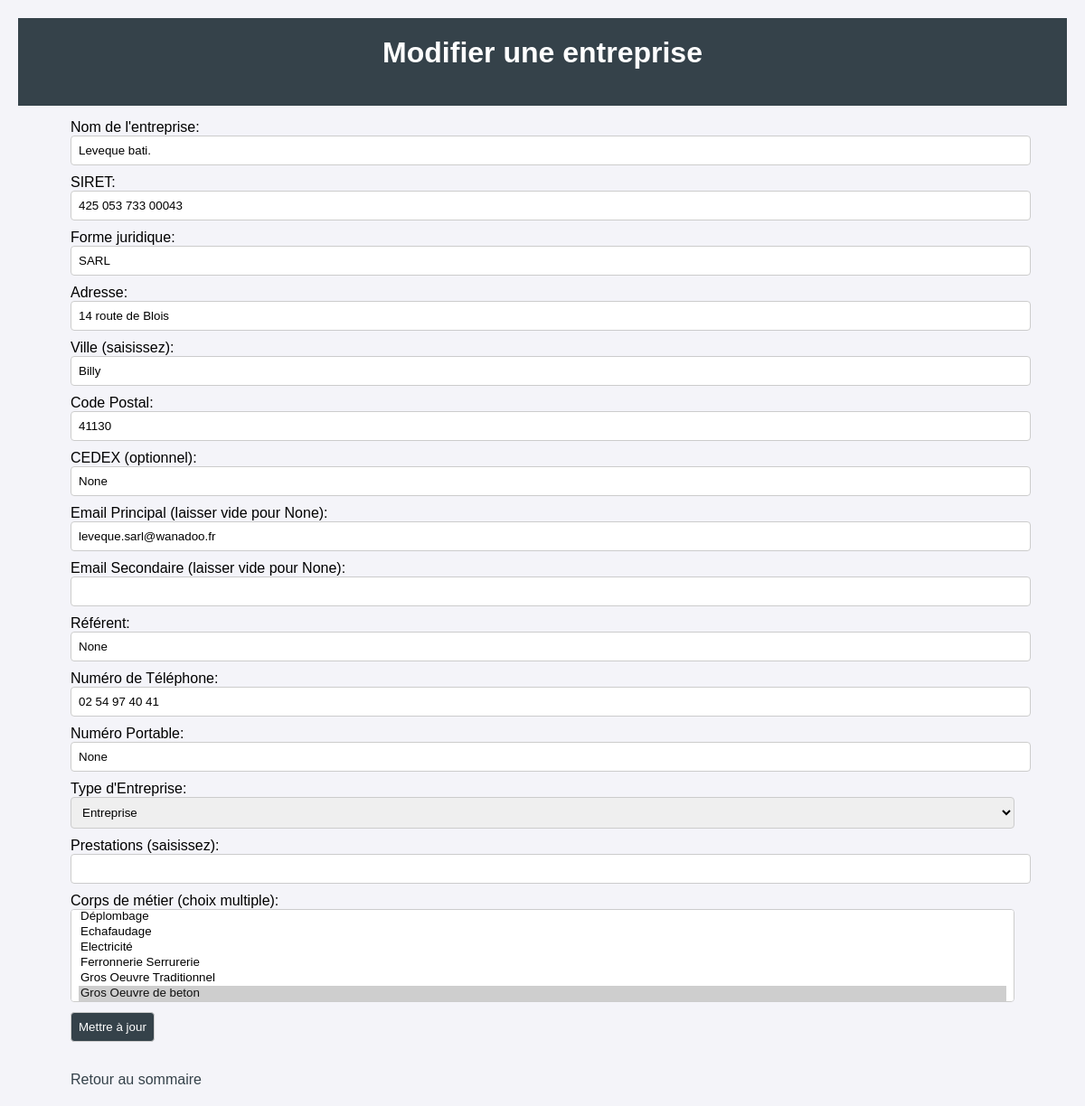
The app's page /entreprise/edit/12 with its own data.
### tables this page shows
CREATE TABLE entreprise (
    id_entreprise INTEGER PRIMARY KEY AUTOINCREMENT,
    nom_entreprise TEXT NOT NULL,
    siret TEXT NOT NULL UNIQUE,
    adresse TEXT NOT NULL,  -- Regroupe rue + numéro
    id_ville INTEGER NOT NULL,  -- L’entreprise est rattachée à une ville
    id_cp INTEGER,  -- Le code postal de référence (optionnel si CEDEX utilisé)
    id_cedex INTEGER,  -- Si l'entreprise est en CEDEX
    email_principal TEXT UNIQUE,
    email_secondaire TEXT,
    referent TEXT,
    numero_telephone TEXT,
    numero_portable TEXT,
    id_type_entreprise INTEGER NOT NULL,
    prestations TEXT, forme_juridique VARCHAR(50),
    FOREIGN KEY (id_ville) REFERENCES villes(id_ville) ON DELETE CASCADE,
    FOREIGN KEY (id_cp) REFERENCES code_postal(id_cp) ON DELETE CASCADE,
    FOREIGN KEY (id_cedex) REFERENCES cedex(id_cedex) ON DELETE CASCADE,
    FOREIGN KEY (id_type_entreprise) REFERENCES type_entreprise(id_type_entreprise) ON DELETE CASCADE
);

CREATE TABLE villes (
    id_ville INTEGER PRIMARY KEY AUTOINCREMENT,
    nom_ville TEXT NOT NULL
);

CREATE TABLE code_postal (
    id_cp INTEGER PRIMARY KEY AUTOINCREMENT,
    code_postal TEXT NOT NULL UNIQUE
);

CREATE TABLE type_entreprise (
    id_type_entreprise INTEGER PRIMARY KEY AUTOINCREMENT,
    nom_type_entreprise TEXT UNIQUE NOT NULL
);

### routes/entreprise.py (the view, shortened to what this page needs)
@entreprise.route('/edit/<int:enterprise_id>', methods=['GET', 'POST'])
def edit_enterprise(enterprise_id):
    enterprise = get_enterprise(enterprise_id)
    if not enterprise:
        flash("Entreprise non trouvée!")
        return redirect(url_for('main.index'))
    conn = get_db()
    cursor = conn.cursor()
    try:
        cursor.execute("SELECT nom_ville FROM villes WHERE id_ville = ?", (enterprise['id_ville'],))
        ville_row = cursor.fetchone()
        if ville_row:
            ville_nom = ville_row['nom_ville']
        else:
            ville_nom = ""
        cursor.execute("SELECT code_postal FROM code_postal WHERE id_cp = ?", (enterprise['id_cp'],))
        cp_row = cursor.fetchone()
        if cp_row:
            code_postal = cp_row['code_postal']
        else:
            code_postal = ""
    finally:
        close_db(conn)
    current_cm = get_enterprise_corps_metiers(enterprise_id)
    villes = get_villes()
    types = get_types_entreprise()
    corps_metiers = get_corps_metiers()
    prestations_list = get_prestations()
    return render_template('edit_enterprise.html',
                          enterprise=enterprise,
                          villes=villes,
                          types=types,
                          corps_metiers=corps_metiers,
                          prestations_list=prestations_list,
                          current_cm=current_cm,
                          ville_nom=ville_nom,
                          code_postal=code_postal)

### database.py (called while the page is built)
def get_db():
    conn = sqlite3.connect(DATABASE)
    conn.row_factory = sqlite3.Row  # Pour accéder aux colonnes par nom
    return conn

### models/entreprise.py (called while the page is built)
def get_types_entreprise():
    conn = get_db()
    cursor = conn.cursor()
    try:
        cursor.execute("SELECT id_type_entreprise, nom_type_entreprise FROM type_entreprise ORDER BY nom_type_entreprise")
        return cursor.fetchall()
    finally:
        close_db(conn)

def get_corps_metiers():
    conn = get_db()
    cursor = conn.cursor()
    try:
        cursor.execute("SELECT id_corps_metier, nom_corps_metier FROM corps_metier ORDER BY nom_corps_metier")
        return cursor.fetchall()
    finally:
        close_db(conn)

def get_villes():
    conn = get_db()
    cursor = conn.cursor()
    try:
        cursor.execute("SELECT DISTINCT nom_ville FROM villes ORDER BY nom_ville")
        return [row["nom_ville"] for row in cursor.fetchall()]
    finally:
        close_db(conn)

def get_prestations():
    conn = get_db()
    cursor = conn.cursor()
    try:
        cursor.execute("SELECT DISTINCT prestations FROM entreprise WHERE prestations IS NOT NULL AND prestations <> '' ORDER BY prestations")
        return [row["prestations"] for row in cursor.fetchall()]
    finally:
        close_db(conn)

def get_enterprise(enterprise_id):
    conn = get_db()
    cursor = conn.cursor()
    try:
        cursor.execute("SELECT * FROM entreprise WHERE id_entreprise = ?", (enterprise_id,))
        return cursor.fetchone()
    finally:
        close_db(conn)

def get_enterprise_corps_metiers(enterprise_id):
    conn = get_db()
    cursor = conn.cursor()
    try:
        cursor.execute("SELECT id_corps_metier FROM entreprise_corps_metier WHERE id_entreprise = ?", (enterprise_id,))
        return [str(row["id_corps_metier"]) for row in cursor.fetchall()]
    finally:
        close_db(conn)

### templates/edit_enterprise.html (shortened to what this page needs)
{% extends "base.html" %}
{% block header %}Modifier une entreprise{% endblock %}
{% block content %}
<form method="post">
  <label>Nom de l'entreprise:</label>
  <input type="text" name="nom_entreprise" value="{{ enterprise['nom_entreprise'] }}" required>
  <label>SIRET:</label>
  <input type="text" name="siret" value="{{ enterprise['siret'] }}">
  <label>Forme juridique:</label>
  <input type="text" name="forme_juridique" value="{{ enterprise['forme_juridique'] or '' }}" placeholder="SARL, SAS, SA, EURL, etc.">
  <label>Adresse:</label>
  <input type="text" name="adresse" value="{{ enterprise['adresse'] }}">
  <label>Ville (saisissez):</label>
  <input type="text" name="ville" list="villes" value="{{ ville_nom }}">
  <label>Code Postal:</label>
  <input type="text" name="id_cp" value="{{ code_postal }}">
  <label>CEDEX (optionnel):</label>
  <input type="text" name="id_cedex" value="{{ enterprise['id_cedex'] }}">
  <label>Email Principal (laisser vide pour None):</label>
  <input type="email" name="email_principal" value="{{ enterprise['email_principal'] or '' }}">
  <label>Email Secondaire (laisser vide pour None):</label>
  <input type="email" name="email_secondaire" value="{{ enterprise['email_secondaire'] or '' }}">
  <label>Référent:</label>
  <input type="text" name="referent" value="{{ enterprise['referent'] }}">
  <label>Numéro de Téléphone:</label>
  <input type="text" name="numero_telephone" value="{{ enterprise['numero_telephone'] }}">
  <label>Numéro Portable:</label>
  <input type="text" name="numero_portable" value="{{ enterprise['numero_portable'] }}">
  <label>Type d'Entreprise:</label>
  <select name="id_type_entreprise">
    {% for t in types %}
      <option value="{{ t['id_type_entreprise'] }}"
        {% if t['id_type_entreprise'] == enterprise['id_type_entreprise'] %}selected{% endif %}>
        {{ t['nom_type_entreprise'] }}
      </option>
    {% endfor %}
  </select>
  <label>Prestations (saisissez):</label>
  <input type="text" name="prestations" list="prestations" value="{{ enterprise['prestations'] or '' }}">
  <label>Corps de métier (choix multiple):</label>
  <select name="corps_metier" multiple size="5">
    {% for cm in corps_metiers %}
      <option value="{{ cm['id_corps_metier'] }}"
        {% if cm['id_corps_metier']|string in current_cm %}selected{% endif %}>
        {{ cm['nom_corps_metier'] }}
      </option>
    {% endfor %}
  </select>
  <br>
  <input type="submit" value="Mettre à jour">
</form>
<br>
<a href="{{ url_for('main.index') }}" class="back-link">Retour au sommaire</a>
{% endblock %}

### static/css/main.css (style rules this page uses)
body { font-family: Arial, sans-serif; background-color: #f4f4f9; margin: 0; padding: 20px; }
form { margin-top: 15px; }
input[type="text"], input[type="email"], select { width: 100%; padding: 8px; margin-bottom: 10px; border: 1px solid #ccc; border-radius: 4px; }
input[type="submit"], button[type="submit"] { background: #35424a; color: #fff; padding: 10px 15px; border: none; border-radius: 4px; cursor: pointer; }
select, input[type="submit"] { padding: 8px; margin-right: 10px; border: 1px solid #ccc; border-radius: 4px; }
a { color: #35424a; text-decoration: none; }
.back-link { display: inline-block; margin-top: 15px; }

### records on screen
entreprise: nom_entreprise "Leveque bati.", siret "425 053 733 00043", forme_juridique "SARL", adresse "14 route de Blois", email_principal "leveque.sarl@wanadoo.fr", referent "None", numero_telephone "02 54 97 40 41", numero_portable "None", id_type_entreprise "Entreprise"
villes: ville "Billy"
code_postal: id_cp "41130"

### other values on screen
form field corps_metier "Déplombage / Echafaudage / Electricité / Ferronnerie Serrurerie / Gros Oeuvre Traditionnel / Gros Oeuvre de beton ☑"
